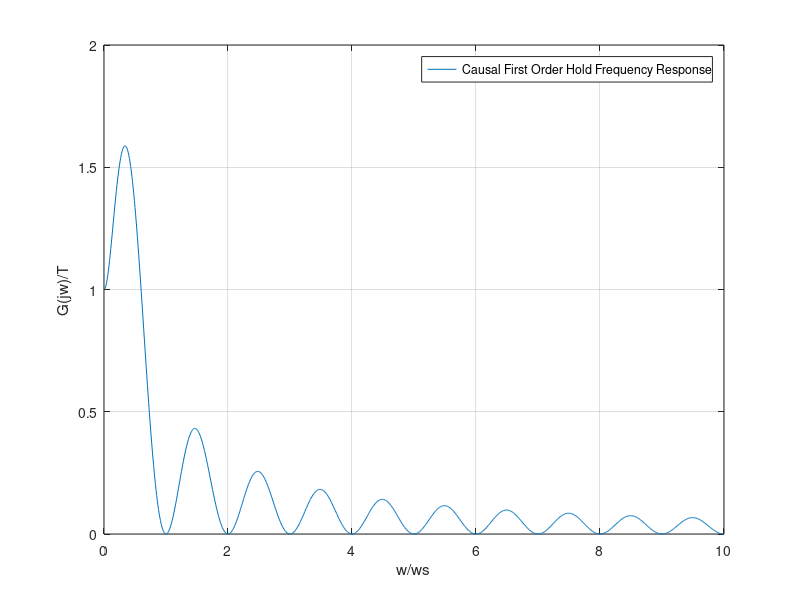

This chart was generated by the following MATLAB code: (Note: this script raises an error after producing the figure.)
%HW6
clc;clear all;
x=linspace(0,10,1000000);
y1=sinc(x/2).*sinc(x/2);
plot(x,y1);grid on;
axis([0 10 -0.1 1.1])
xlabel wT 
ylabel G(jw)
legend('First Order Hold Frequency Response')

y2=sinc((x-1)/2).*sinc((x-1)/2);
plot(x,y2);grid on;
axis([0 10 -0.1 1.1])
xlabel wT 
ylabel G(jw)
legend('Causal First Order Hold Frequency Response')

y3=exp(-x).*sinc(x/2).*sinc(x/2);
plot(x,y3);grid on;
axis([0 10 -0.1 2])
xlabel wT 
ylabel G(jw)
legend('Causal First Order Hold Frequency Response')

%problem 2 addition
s=0.01:0.01:10
for i=1:length(s)
    h(i)=sqrt(1+4*pi^2*s(i)^2)*(abs(sinc(s(i))))^2;
end
plot(s,h);grid on;
xlabel w/ws 
ylabel G(jw)/T
legend('Causal First Order Hold Frequency Response')



%problem 3
%a
h = tf([1],[1 0 0]);
hd = c2d(h,1)

%b
h = tf([1],[1 1],'IODelay',1.5);
hd = c2d(h,1)




